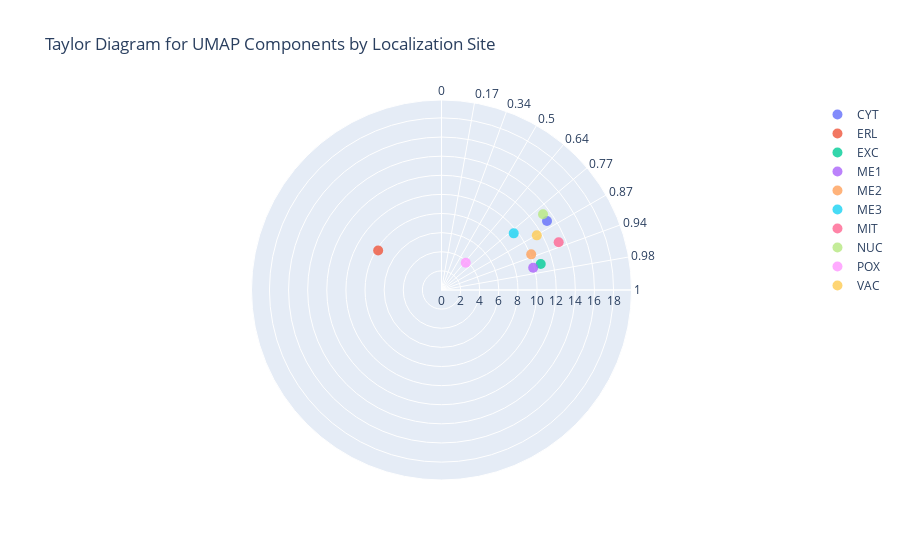

Notebook cell for this chart:
### Markdown cell above
## To be continued ...

### Code cell
import pandas as pd
import numpy as np
import plotly.graph_objects as go

grouped_data = merged_datasets[["UMAP_Component_1", "UMAP_Component_2", "localization_site"]].groupby('localization_site').mean().reset_index()

# Compute the metrics for the Taylor Diagram
grouped_data['Standard Deviation'] = np.sqrt(grouped_data['UMAP_Component_1']**2 + grouped_data['UMAP_Component_2']**2)
grouped_data['Angle'] = np.degrees(np.arctan2(grouped_data['UMAP_Component_2'], grouped_data['UMAP_Component_1']))
grouped_data['Correlation'] = np.cos(np.radians(grouped_data['Angle']))  # Using the cosine of the angle for correlation

# Define diagram range and tick settings
float_max_r = grouped_data["Standard Deviation"].max() * 1.5
np_angular_ticks = np.arange(0, 100, 10)
np_angular_labels = np.round(np.cos(np.radians(np_angular_ticks)), 2)

# Plotting Taylor Diagram
fig = go.Figure()

# Add each data point to the polar plot
for index, row in grouped_data.iterrows():
    fig.add_trace(
        go.Scatterpolar(
            r=[row["Standard Deviation"]],
            theta=[row["Angle"]],
            mode="markers",
            name=row["localization_site"],  # Using localization_site as label
            marker=dict(size=10, opacity=0.8),
            hovertemplate=f"Localization: {row['localization_site']}<br>"
                          f"Std Dev: {row['Standard Deviation']:.2f}<br>"
                          f"Correlation: {row['Correlation']:.2f}<extra></extra>"
        )
    )

# Update layout for the polar plot
fig.update_layout(
    polar=dict(
        radialaxis=dict(range=[0, float_max_r]),
        angularaxis=dict(
            tickvals=np_angular_ticks,
            ticktext=np_angular_labels,
            direction="counterclockwise",
        ),
    ),
    title="Taylor Diagram for UMAP Components by Localization Site"
)

fig.show()

### Figure 1 — Plotly figure (JSON) as saved in the notebook; plotly's stock layout.template omitted (floating-point values rounded to 4 significant figures)
{"data": [{"hovertemplate": "Localization: CYT<br>Std Dev: 13.19<br>Correlation: 0.84<extra></extra>", "marker": {"opacity": 0.8, "size": 10}, "mode": "markers", "name": "CYT", "r": [13.19], "theta": [33.19], "type": "scatterpolar"}, {"hovertemplate": "Localization: ERL<br>Std Dev: 7.81<br>Correlation: -0.85<extra></extra>", "marker": {"opacity": 0.8, "size": 10}, "mode": "markers", "name": "ERL", "r": [7.811], "theta": [148.0], "type": "scatterpolar"}, {"hovertemplate": "Localization: EXC<br>Std Dev: 10.73<br>Correlation: 0.97<extra></extra>", "marker": {"opacity": 0.8, "size": 10}, "mode": "markers", "name": "EXC", "r": [10.73], "theta": [14.66], "type": "scatterpolar"}, {"hovertemplate": "Localization: ME1<br>Std Dev: 9.87<br>Correlation: 0.97<extra></extra>", "marker": {"opacity": 0.8, "size": 10}, "mode": "markers", "name": "ME1", "r": [9.87], "theta": [13.61], "type": "scatterpolar"}, {"hovertemplate": "Localization: ME2<br>Std Dev: 10.10<br>Correlation: 0.93<extra></extra>", "marker": {"opacity": 0.8, "size": 10}, "mode": "markers", "name": "ME2", "r": [10.1], "theta": [21.67], "type": "scatterpolar"}, {"hovertemplate": "Localization: ME3<br>Std Dev: 9.60<br>Correlation: 0.79<extra></extra>", "marker": {"opacity": 0.8, "size": 10}, "mode": "markers", "name": "ME3", "r": [9.602], "theta": [38.11], "type": "scatterpolar"}, {"hovertemplate": "Localization: MIT<br>Std Dev: 13.23<br>Correlation: 0.93<extra></extra>", "marker": {"opacity": 0.8, "size": 10}, "mode": "markers", "name": "MIT", "r": [13.23], "theta": [22.16], "type": "scatterpolar"}, {"hovertemplate": "Localization: NUC<br>Std Dev: 13.25<br>Correlation: 0.80<extra></extra>", "marker": {"opacity": 0.8, "size": 10}, "mode": "markers", "name": "NUC", "r": [13.25], "theta": [36.73], "type": "scatterpolar"}, {"hovertemplate": "Localization: POX<br>Std Dev: 3.82<br>Correlation: 0.66<extra></extra>", "marker": {"opacity": 0.8, "size": 10}, "mode": "markers", "name": "POX", "r": [3.817], "theta": [48.37], "type": "scatterpolar"}, {"hovertemplate": "Localization: VAC<br>Std Dev: 11.49<br>Correlation: 0.87<extra></extra>", "marker": {"opacity": 0.8, "size": 10}, "mode": "markers", "name": "VAC", "r": [11.49], "theta": [29.82], "type": "scatterpolar"}], "layout": {"polar": {"angularaxis": {"direction": "counterclockwise", "ticktext": [1, 0.98, 0.94, 0.87, 0.77, 0.64, 0.5, 0.34, 0.17, 0], "tickvals": [0, 10, 20, 30, 40, 50, 60, 70, 80, 90]}, "radialaxis": {"range": [0, 19.88]}}, "title": {"text": "Taylor Diagram for UMAP Components by Localization Site"}}}
